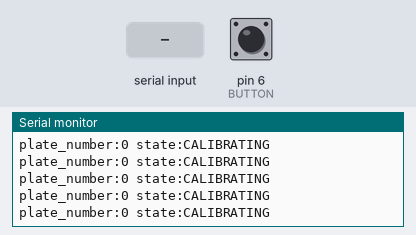
Bench run of a sketch on a simulated Arduino Mega 2560, built with avr-gcc and run on an emulated ATmega2560. On the bench: the last lines printed to the serial monitor. The test bench sets the inputs (shaded band); at power-on: pin 6 (BUTTON) HIGH.

Above: at 1.2 s.
1.3 s: pin 6 (BUTTON) pulled LOW for 0.15 s
At 1.43 s:
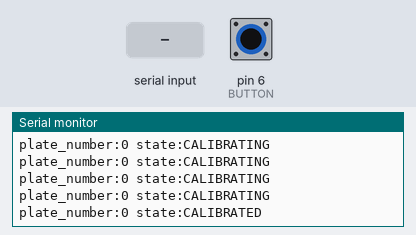
3.3 s: "1\n" received over Serial
At 3.36 s:
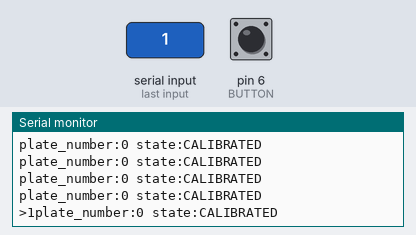
4.8 s: byte 10 (10) received over Serial
6.3 s: "1\n" received over the second serial link
9.3 s: pin 6 (BUTTON) pulled LOW for 1 s
At 9.45 s:
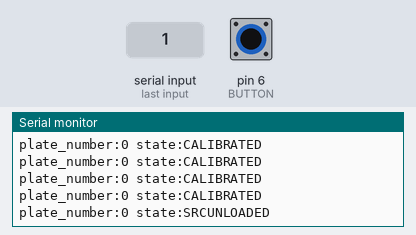
11.8 s: "0\n" received over Serial
At 11.89 s:
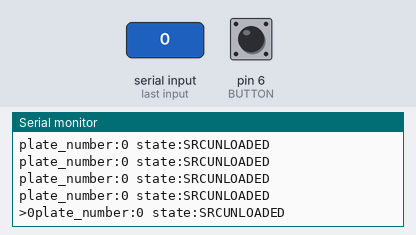

The sketch:

HM-10_Test.ino
```cpp
//  SerialIn_SerialOut_HM-10_01
//
//  Uses hardware serial to talk to the host computer and AltSoftSerial for communication with the bluetooth module
//
//  What ever is entered in the serial monitor is sent to the connected device
//  Anything received from the connected device is copied to the serial monitor
//  Does not send line endings to the HM-10
//
//  Pins
//  BT VCC to Arduino 5V out.
//  BT GND to GND
//  Arduino D8 (SS RX) - BT TX no need voltage divider
//  Arduino D9 (SS TX) - BT RX through a voltage divider (5v to 3.3v)


#include <AltSoftSerial.h>
AltSoftSerial BTserial;
// https://www.pjrc.com/teensy/td_libs_AltSoftSerial.html

// Pins 46 and 48 represent the Arduino Mega's TX and RX pins, respectively.
char c=' ';
boolean NL = true;

// ACTIVE HIGH
// Used to simulate a
// change in state.
#define BUTTON 6

// Debounce time in ms
#define DEBOUNCE 50

// To be defined later by LCD
// prompt
#define NUM_PLATES 8

// Done means no more work needs to be done.
enum State {CALIBRATING, CALIBRATED, SRCUNLOADED, RCPUNLOADED, PROCESSED, WASHED, DRIED, SRCLOADED, RCPLOADED, DONE};

unsigned long lastPressTime = 0;
int buttonState = HIGH;
int lastButtonSate = HIGH;
unsigned long debounce = DEBOUNCE;

byte plate_number = 0, state = CALIBRATING;

void update_state() {
  if (plate_number == NUM_PLATES) {
    if (state == RCPLOADED) {
      state = DONE;
    } else if (state != DONE) {
      state++;
    }

    return;
  }

  if (state == RCPLOADED) {
    if (plate_number == NUM_PLATES) {
      state = DONE;
      return;
    }

    plate_number++;
    state = SRCUNLOADED;
    return;
  }

  state++;
}

void setup() {
  pinMode(BUTTON, INPUT);

  Serial.begin(9600);
  BTserial.begin(9600);
  print_info();
}

String print_state() {
  switch(state) {
    case CALIBRATING:
    return "CALIBRATING";
    case CALIBRATED:
    return "CALIBRATED";
    case SRCUNLOADED:
    return "SRCUNLOADED";
    case RCPUNLOADED:
    return "RCPUNLOADED";
    case PROCESSED:
    return "PROCESSED";
    case WASHED:
    return "WASHED";
    case DRIED:
    return "DRIED";
    case SRCLOADED:
    return "SRCLOADED";
    case RCPLOADED:
    return "RCPLOADED";
    case DONE:
    return "DONE";

    default:
    return "UNDEFINED STATE";
  }
}

// You might not want to use this
void print_info() {
  Serial.print("plate_number:"); Serial.print(plate_number); Serial.print(" state:"); Serial.println(print_state());
}

void loop() {
  // Read from the Bluetooth module and send to the Arduino Serial Monitor
  if (BTserial.available()) {
    // Was a useful debugging tool for
    // when I was using the LED to indicate
    // that I received data
    // digitalWrite(RECEIVE_LED, HIGH);
    // delay(250);
    // digitalWrite(RECEIVE_LED, LOW);

    Serial.write(c);
  }

  // Read from the Serial Monitor and send to the Bluetooth module
  if (Serial.available()) {
    c = Serial.read();

    // do not send line end characters to the HM-10

    if (c != '\n' && c != '\r') {
      BTserial.write(c);
    }

    // Echo the user input to the main window.
    // If there is a new line print the ">" character.
    if (NL) { Serial.print("\r\n>");  NL = false; }
    Serial.write(c);
    if (c==10) { NL = true; }
  }

  int reading = digitalRead(BUTTON);

  if (reading != lastButtonSate) {
    lastPressTime = millis();
  }

  if (millis() - lastPressTime > debounce && reading != buttonState) {
    buttonState = reading;

    if (buttonState == LOW) {
      update_state();
      print_info();
    }
  }

  lastButtonSate = reading;
  print_info();

  BTserial.write(byte(plate_number * 10 + state));
  delay(100);
}
```

Measured:
- after the input at 1.3 s, the serial monitor: prints a new line after 0.12 s (image 1)
- after the input at 3.3 s, the serial monitor: prints a new line after 0.05 s (image 2)
- after the input at 9.3 s, the serial monitor: prints a new line after 0.14 s (image 3)
- after the input at 11.8 s, the serial monitor: prints a new line after 0.08 s (image 4)
